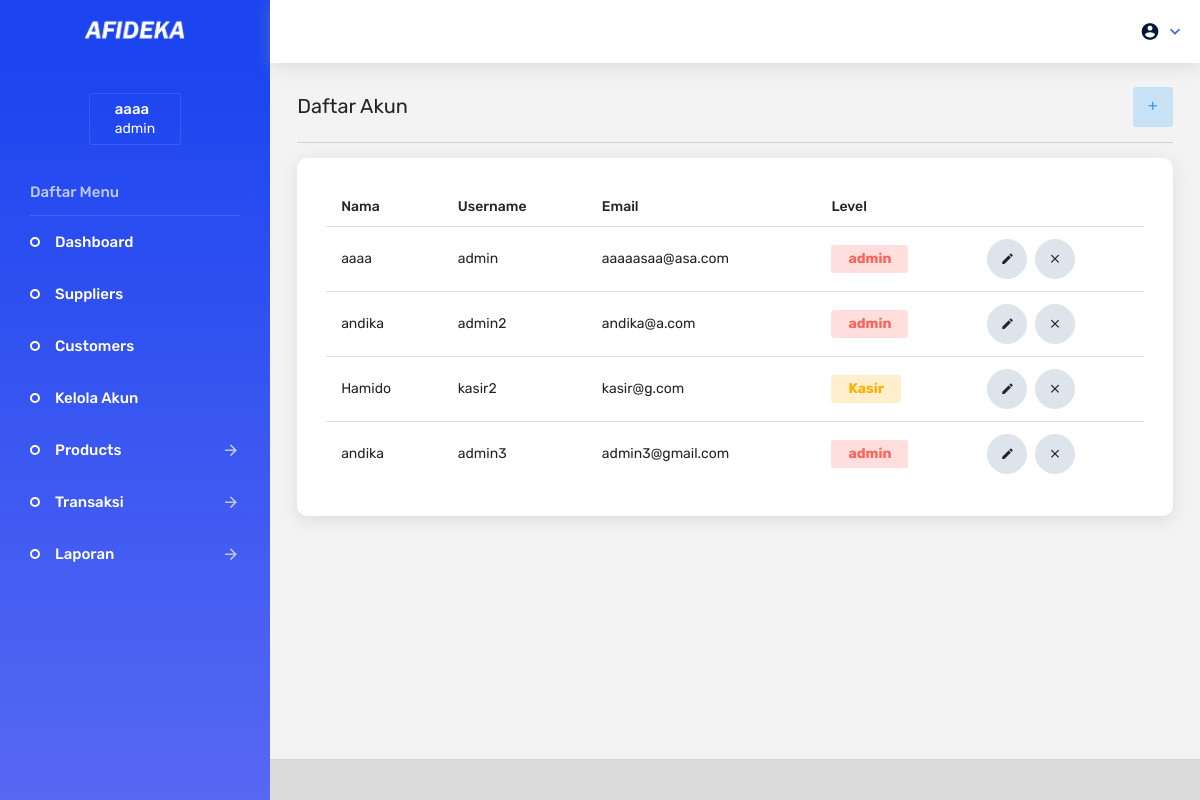
Screenshot of /index.php/users with the database file from the repository.
### tables this page shows
CREATE TABLE `users` (
  `id` int(11) NOT NULL,
  `username` varchar(40) NOT NULL,
  `password` varchar(40) NOT NULL,
  `nama` varchar(40) NOT NULL,
  `email` varchar(128) NOT NULL,
  `level` int(1) NOT NULL COMMENT '1.admin\r\n2.kasir'
);

### application/libraries/Template.php (called while the page is built)
<?php
class Template {
    var $template_data = array();
    function set($name, $value){
        $this->template_data[$name] = $value;
    }
    function load($template = '', $view = '', $view_data = array(), $return = FALSE )
    {
        $this->CI =& get_instance();
        $this->set('contents', $this->CI->load->view($view, $view_data, TRUE));
        return $this->CI->load->view($template, $this->template_data, $return);
    }
}

### application/controllers/Users.php (called while the page is built, shortened)
<?php
class Users extends CI_Controller
{
    public function index()
    {
        $data['row'] = $this->user_m->get();
        $this->template->load('template', 'users/users_data', $data);
    }
}

### index.php (called while the page is built, shortened)
<?php
require_once BASEPATH.'core/CodeIgniter.php';

### application/models/User_m.php (called while the page is built, shortened)
<?php defined('BASEPATH') or exit('no direct script access allowed');
class User_m extends CI_Model
{
    public function get($id = null)
    {
        $this->db->from('users');
        $query = $this->db->get();
        return $query;
    }
}

### application/libraries/Lvalidasi.php (called while the page is built, shortened)
<?php
class Lvalidasi{
    protected $ci;
    function __construct()
    {
        $this->ci =& get_instance();
    }
    function user_login(){
        $userid = $this->ci->session->userdata('user_id');
        $user_data = $this->ci->user_m->get($userid)->row();
        return $user_data;
    }
}

### application/views/users/users_data.php (the view, shortened to what this page needs)
<div class="row">
  <div class="col-md-12 grid-margin">
    <div class="page-header d-flex justify-content-between align-items-center">
      <h4 class="page-title">Daftar Akun</h4>
      <div class="d-flex justify-content-start">
        <a href="<?= base_url('users/add') ?>" class="btn btn-icons btn-inverse-primary btn-new ml-2">
          <i class="mdi mdi-plus"></i>
        </a>
      </div>
    </div>
    <div class="card card-noborder b-radius">
      <div class="card-body">
        <div class="row">
          <div class="col-12 table-responsive">
            <table class="table table-custom">
              <thead>
                <tr>
                  <th>Nama</th>
                  <th>Username</th>
                  <th>Email</th>
                  <th>Level</th>
                  <th></th>
                </tr>
              </thead>
              <tbody>
                <?php
                foreach ($row->result() as $key => $data) { ?>
                  <tr>
                    <td>
                      <?= $data->nama ?>
                    </td>
                    <td><?= $data->username ?></td>
                    <td><?= $data->email ?></td>
                    <td>
                      <span class="btn <?= $data->level == 1 ? 'admin-span' : 'kasir-span' ?>"><?= $data->level == 1 ? "admin" : "Kasir" ?></span>
                    </td>
                    <td>
                      <a href="<?= base_url('users/edit/' . $data->id) ?>">
                        <button type="button" class="btn btn-edit btn-icons btn-rounded btn-secondary" data-toggle="modal" data-edit="1">
                          <i class="mdi mdi-pencil"></i>
                        </button>
                      </a>
                      <a href="#" onclick="confirmDelete('<?= base_url('users/del/' . $data->id) ?>')">
                        <button class="btn btn-icons btn-rounded btn-secondary ml-1 btn-delete" data-toggle="modal" data-edit="1">
                          <i class="mdi mdi-close"></i>
                        </button>
                      </a>
                    </td>
                  </tr>
                <?php
                } ?>
              </tbody>
            </table>
          </div>
        </div>
      </div>
    </div>
  </div>
</div>

### application/views/template.php (shortened to what this page needs)
<!DOCTYPE html>
<html lang="en">
<head>
  <link rel="stylesheet" href="<?php echo base_url() ?>assets/vendors/iconfonts/mdi/css/materialdesignicons.min.css">
  <link rel="stylesheet" href="<?php echo base_url() ?>assets/vendors/css/vendor.bundle.base.css">
  <link rel="stylesheet" href="<?php echo base_url() ?>assets/vendors/css/vendor.bundle.addons.css">
  <link rel="stylesheet" href="<?php echo base_url() ?>assets/css/shared/style.css">
  <link rel="stylesheet" href="<?php echo base_url() ?>assets/css/datatable/style.css">
  <link rel="stylesheet" href="<?php echo base_url() ?>assets/css/demo_1/style.css">
  <link rel="stylesheet" href="<?php echo base_url() ?>assets/css/user/style.css">
  <link rel="stylesheet" href="https://cdn.datatables.net/1.13.1/css/dataTables.bootstrap5.min.css">
  <link rel="stylesheet" href="<?php echo base_url() ?>assets/css/main/style.css">
  <link rel="stylesheet" href="<?php echo base_url() ?>assets/css/dashboard/style.css">
  <link rel="stylesheet" href="<?php echo base_url() ?>assets/css/transaction/style.css">
  <link rel="stylesheet" href="https://cdnjs.cloudflare.com/ajax/libs/animate.css/4.1.1/animate.min.css">
</head>
<body>
  <div class="container-scroller">
    <nav class="navbar default-layout col-lg-12 col-12 p-0 fixed-top d-flex flex-row">
      <div class="text-center navbar-brand-wrapper d-flex align-items-top justify-content-center">
        <a class="navbar-brand brand-logo" href="<?= base_url('dashboard') ?>">
          <img src="<?= base_url() ?>assets/images/logo/logo.png" alt="logo" /> </a>
      </div>
      <div class="navbar-menu-wrapper d-flex align-items-center">
        <ul class="navbar-nav ml-auto">
          <li class="nav-item dropdown d-none d-xl-inline-block user-dropdown">
            <a class="nav-link dropdown-toggle" id="UserDropdown" href="#" data-toggle="dropdown" aria-expanded="false">
              <i class="mdi mdi-account-circle"></i> </a>
          </li>
        </ul>
      </div>
    </nav>
    <div class="container-fluid page-body-wrapper">
      <nav class="sidebar sidebar-offcanvas" id="sidebar">
        <ul class="nav">
          <li class="nav-item nav-profile">
            <a href="" class="nav-link">
              <div class="text-wrapper">
                <p class="profile-name"><?= $this->lvalidasi->user_login()->nama ?></p>
                <p class="designation"><?= $this->lvalidasi->user_login()->username ?></p>
              </div>
            </a>
          </li>
          <li class="nav-item nav-category">Daftar Menu</li>
          <li class="nav-item">
            <a class="nav-link" href="<?= base_url('dashboard') ?>">
              <span class="menu-title">Dashboard</span>
            </a>
          </li>
          <li class="nav-item">
            <a class="nav-link" href="<?= base_url('supplier') ?>">
              <span class="menu-title">Suppliers</span>
            </a>
          </li>
          <li class="nav-item">
            <a class="nav-link" href="<?= base_url('customer') ?>">
              <span class="menu-title">Customers</span>
            </a>
          </li>
          <?php if ($this->lvalidasi->user_login()->level == 1) { ?>
            <li class="nav-item">
              <a class="nav-link" href="<?= base_url('users') ?>">
                <span class="menu-title">Kelola Akun</span>
              </a>
            </li>
          <?php } ?>
          <li class="nav-item">
            <a class="nav-link" data-toggle="collapse" href="#kelola_barang" aria-expanded="false" aria-controls="kelola_barang">
              <span class="menu-title">Products</span>
              <i class="menu-arrow"></i>
            </a>
          </li>
          <li class="nav-item">
            <a class="nav-link" data-toggle="collapse" href="#transaksi" aria-expanded="false" aria-controls="transaksi">
              <span class="menu-title">Transaksi</span>
              <i class="menu-arrow"></i>
            </a>
          </li>
          <li class="nav-item">
            <a class="nav-link" data-toggle="collapse" href="#laporan" aria-expanded="false" aria-controls="laporan">
              <span class="menu-title">Laporan</span>
              <i class="menu-arrow"></i>
            </a>
          </li>
        </ul>
      </nav>
      <div class="main-panel">
        <div class="content-wrapper" id="content-web-page">
          <?php echo $contents ?>
        </div>
        <footer class="footer" id="footer-content">
        </footer>
      </div>
    </div>
  </div>
</body>
</body>
</html>

### assets/css/user/style.css (style rules this page uses)
.admin-span { color: #ff6258; font-weight: bold; background-color: rgba(255, 98, 88, 0.2); }
.kasir-span { color: #ffaf00; font-weight: bold; background-color: rgba(255, 175, 0, 0.2); }

### assets/css/main/style.css (style rules this page uses)
* { font-family: "Rubik", sans-serif; }
.brand-logo img { width: 100px !important; }
.card-noborder { border: 0px; }
.b-radius { border-radius: 10px; }

### assets/css/dashboard/style.css (style rules this page uses)
html { scroll-behavior: smooth; }
.dropdown-toggle:after { color: #435df2 !important; }

### assets/css/transaction/style.css (style rules this page uses)
.card-noborder { border: 0px; }
.b-radius { border-radius: 10px; }
.table-responsive { width: 100%; overflow-x: auto; overflow-y: hidden; -webkit-overflow-scrolling: touch; -ms-overflow-style: -ms-autohiding-scrollbar; }

### rows the page displays
users: nama "aaaa", username "admin", email "aaaaasaa@asa.com", level "admin"
users: nama "andika", username "admin2", email "andika@a.com", level "admin"
users: nama "Hamido", username "kasir2", email "kasir@g.com", level "Kasir"
users: nama "andika", username "admin3", email "admin3@gmail.com", level "admin"
